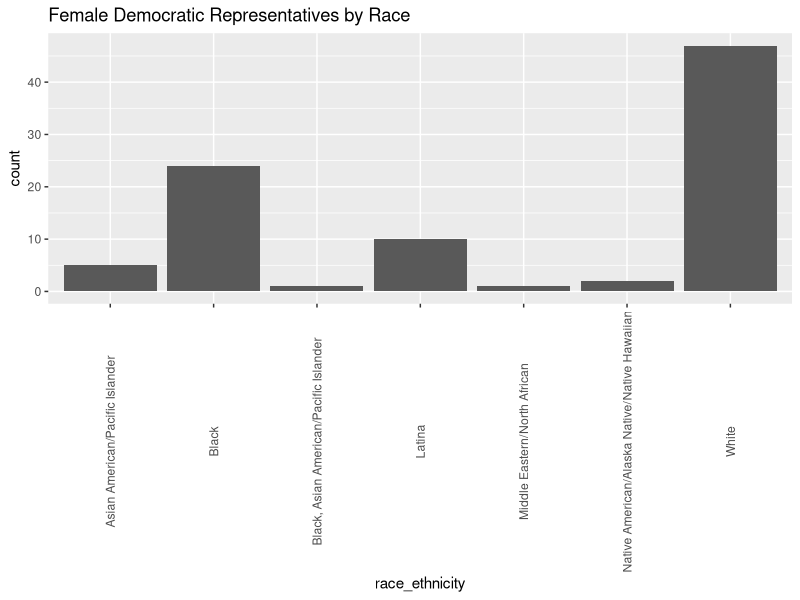
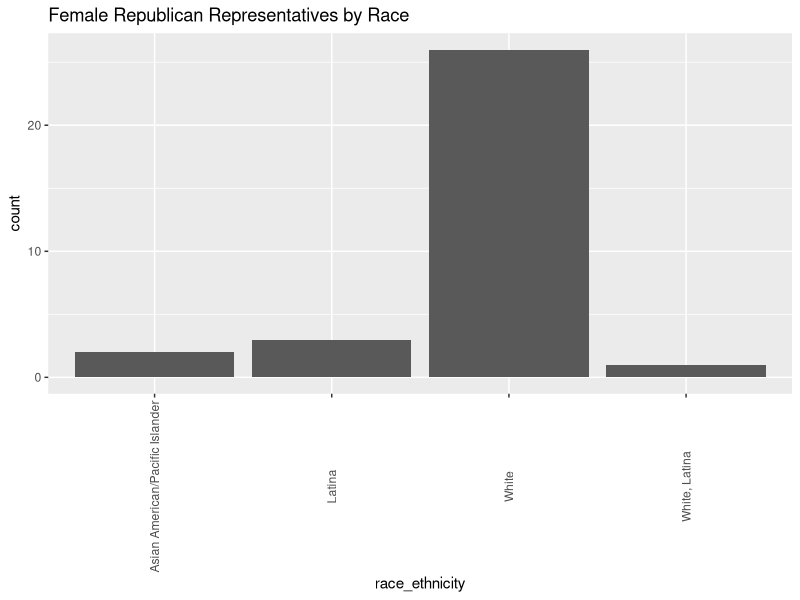

Source code (R) for these figures, in order:
## ---- chunk 1
library(tidyverse)
## ---- chunk 2
stateofficials <- read.csv("officeholders_positions.csv")

stateofficials
## ---- chunk 3
dems <- stateofficials %>%
  filter(party == 'Democrat') 
ggplot(data=dems, aes(x=race_ethnicity)) + 
geom_bar() +
  theme(axis.text.x = element_text(angle = 90, vjust = 0.5)) +
  labs(title = "Female Democratic Representatives by Race")

dems
## ---- chunk 4
reps <- stateofficials %>%
  filter(party == 'Republican') 
ggplot(data=reps, aes(x=race_ethnicity)) + 
geom_bar() +
  theme(axis.text.x = element_text(angle = 90, vjust = 0.5)) +
  labs(title = "Female Republican Representatives by Race")

reps
